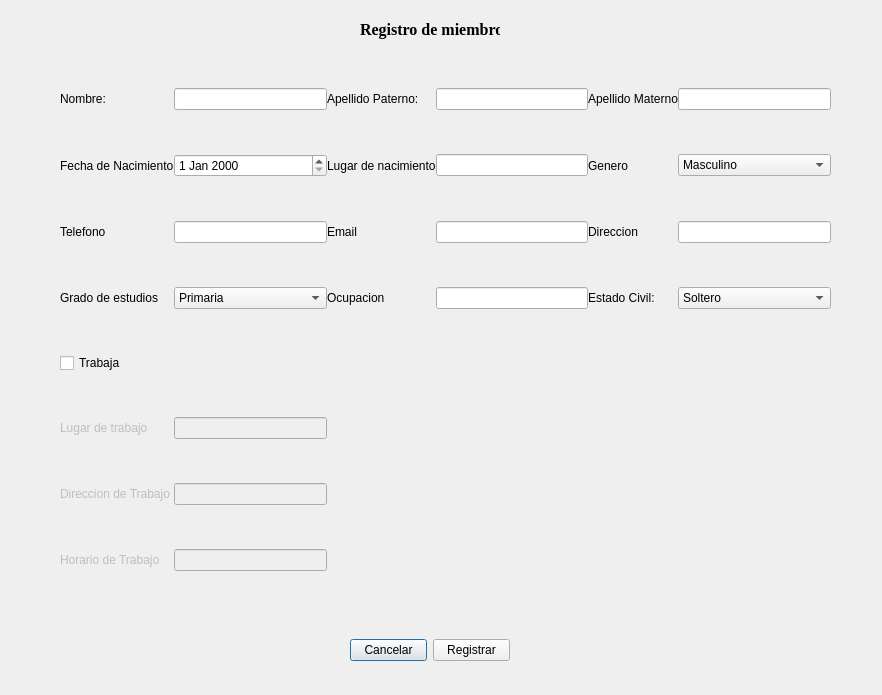
<?xml version="1.0" encoding="UTF-8"?>
<ui version="4.0">
 <class>Dialog</class>
 <widget class="QDialog" name="Dialog">
  <property name="windowModality">
   <enum>Qt::ApplicationModal</enum>
  </property>
  <property name="geometry">
   <rect>
    <x>0</x>
    <y>0</y>
    <width>882</width>
    <height>695</height>
   </rect>
  </property>
  <property name="windowTitle">
   <string>Registro de Miembro</string>
  </property>
  <widget class="QWidget" name="formLayoutWidget">
   <property name="geometry">
    <rect>
     <x>60</x>
     <y>50</y>
     <width>771</width>
     <height>561</height>
    </rect>
   </property>
   <layout class="QGridLayout">
    <property name="horizontalSpacing">
     <number>0</number>
    </property>
    <item row="6" column="0">
     <widget class="QLabel" name="label_5">
      <property name="text">
       <string>Fecha de Nacimiento</string>
      </property>
     </widget>
    </item>
    <item row="18" column="0">
     <widget class="QLabel" name="label_10">
      <property name="text">
       <string>Grado de estudios</string>
      </property>
     </widget>
    </item>
    <item row="0" column="3">
     <widget class="QLineEdit" name="apellido1Txt"/>
    </item>
    <item row="0" column="0">
     <widget class="QLabel" name="label_2">
      <property name="text">
       <string>Nombre:</string>
      </property>
     </widget>
    </item>
    <item row="0" column="1">
     <widget class="QLineEdit" name="nombreTxt"/>
    </item>
    <item row="0" column="4">
     <widget class="QLabel" name="label_4">
      <property name="text">
       <string>Apellido Materno</string>
      </property>
     </widget>
    </item>
    <item row="29" column="0">
     <widget class="QLabel" name="label_15">
      <property name="enabled">
       <bool>false</bool>
      </property>
      <property name="text">
       <string>Horario de Trabajo</string>
      </property>
     </widget>
    </item>
    <item row="0" column="2">
     <widget class="QLabel" name="label_3">
      <property name="text">
       <string>Apellido Paterno:</string>
      </property>
     </widget>
    </item>
    <item row="27" column="0">
     <widget class="QLabel" name="label_14">
      <property name="enabled">
       <bool>false</bool>
      </property>
      <property name="text">
       <string>Direccion de Trabajo</string>
      </property>
     </widget>
    </item>
    <item row="12" column="0">
     <widget class="QLabel" name="label_8">
      <property name="text">
       <string>Telefono</string>
      </property>
     </widget>
    </item>
    <item row="25" column="0">
     <widget class="QLabel" name="label_13">
      <property name="enabled">
       <bool>false</bool>
      </property>
      <property name="text">
       <string>Lugar de trabajo</string>
      </property>
     </widget>
    </item>
    <item row="24" column="0">
     <widget class="QCheckBox" name="trabajaCheckBox">
      <property name="text">
       <string>Trabaja</string>
      </property>
     </widget>
    </item>
    <item row="0" column="5">
     <widget class="QLineEdit" name="apellido2Txt"/>
    </item>
    <item row="6" column="1">
     <widget class="QDateEdit" name="birthDate"/>
    </item>
    <item row="6" column="2">
     <widget class="QLabel" name="label_6">
      <property name="text">
       <string>Lugar de nacimiento</string>
      </property>
     </widget>
    </item>
    <item row="6" column="3">
     <widget class="QLineEdit" name="lugarTxt"/>
    </item>
    <item row="6" column="4">
     <widget class="QLabel" name="label_7">
      <property name="text">
       <string>Genero</string>
      </property>
     </widget>
    </item>
    <item row="6" column="5">
     <widget class="QComboBox" name="generoCombo">
      <item>
       <property name="text">
        <string>Masculino</string>
       </property>
      </item>
      <item>
       <property name="text">
        <string>Femenino</string>
       </property>
      </item>
     </widget>
    </item>
    <item row="12" column="1">
     <widget class="QLineEdit" name="telTxt">
      <property name="inputMethodHints">
       <set>Qt::ImhNone</set>
      </property>
     </widget>
    </item>
    <item row="12" column="2">
     <widget class="QLabel" name="label_16">
      <property name="text">
       <string>Email</string>
      </property>
     </widget>
    </item>
    <item row="12" column="3">
     <widget class="QLineEdit" name="emailTxt"/>
    </item>
    <item row="12" column="4">
     <widget class="QLabel" name="label_9">
      <property name="text">
       <string>Direccion</string>
      </property>
     </widget>
    </item>
    <item row="12" column="5">
     <widget class="QLineEdit" name="direccTxt"/>
    </item>
    <item row="18" column="1">
     <widget class="QComboBox" name="estudiosCombo">
      <item>
       <property name="text">
        <string>Primaria</string>
       </property>
      </item>
      <item>
       <property name="text">
        <string>Secundaria</string>
       </property>
      </item>
      <item>
       <property name="text">
        <string>Preparatoria</string>
       </property>
      </item>
      <item>
       <property name="text">
        <string>Universidad</string>
       </property>
      </item>
     </widget>
    </item>
    <item row="18" column="2">
     <widget class="QLabel" name="label_11">
      <property name="text">
       <string>Ocupacion</string>
      </property>
     </widget>
    </item>
    <item row="18" column="3">
     <widget class="QLineEdit" name="ocupaTxt"/>
    </item>
    <item row="18" column="4">
     <widget class="QLabel" name="label_12">
      <property name="text">
       <string>Estado Civil:</string>
      </property>
     </widget>
    </item>
    <item row="18" column="5">
     <widget class="QComboBox" name="estadoCivilCombo">
      <item>
       <property name="text">
        <string>Soltero</string>
       </property>
      </item>
      <item>
       <property name="text">
        <string>Casado</string>
       </property>
      </item>
      <item>
       <property name="text">
        <string>Viudo</string>
       </property>
      </item>
      <item>
       <property name="text">
        <string>Divorciado</string>
       </property>
      </item>
     </widget>
    </item>
    <item row="25" column="1">
     <widget class="QLineEdit" name="lugarTrabajoTxt">
      <property name="enabled">
       <bool>false</bool>
      </property>
     </widget>
    </item>
    <item row="27" column="1">
     <widget class="QLineEdit" name="direccionTrabajoTxt">
      <property name="enabled">
       <bool>false</bool>
      </property>
     </widget>
    </item>
    <item row="29" column="1">
     <widget class="QLineEdit" name="horarioTrabajoTxt">
      <property name="enabled">
       <bool>false</bool>
      </property>
     </widget>
    </item>
   </layout>
  </widget>
  <widget class="QLabel" name="label">
   <property name="geometry">
    <rect>
     <x>360</x>
     <y>20</y>
     <width>140</width>
     <height>19</height>
    </rect>
   </property>
   <property name="font">
    <font>
     <family>Times New Roman</family>
     <pointsize>12</pointsize>
     <weight>75</weight>
     <bold>true</bold>
    </font>
   </property>
   <property name="text">
    <string>Registro de miembro</string>
   </property>
  </widget>
  <widget class="QWidget" name="horizontalLayoutWidget">
   <property name="geometry">
    <rect>
     <x>350</x>
     <y>610</y>
     <width>160</width>
     <height>80</height>
    </rect>
   </property>
   <layout class="QHBoxLayout" name="horizontalLayout">
    <item>
     <widget class="QPushButton" name="cancelButton">
      <property name="text">
       <string>Cancelar</string>
      </property>
     </widget>
    </item>
    <item>
     <widget class="QPushButton" name="registerButton">
      <property name="text">
       <string>Registrar</string>
      </property>
     </widget>
    </item>
   </layout>
  </widget>
 </widget>
 <resources/>
 <connections/>
</ui>
